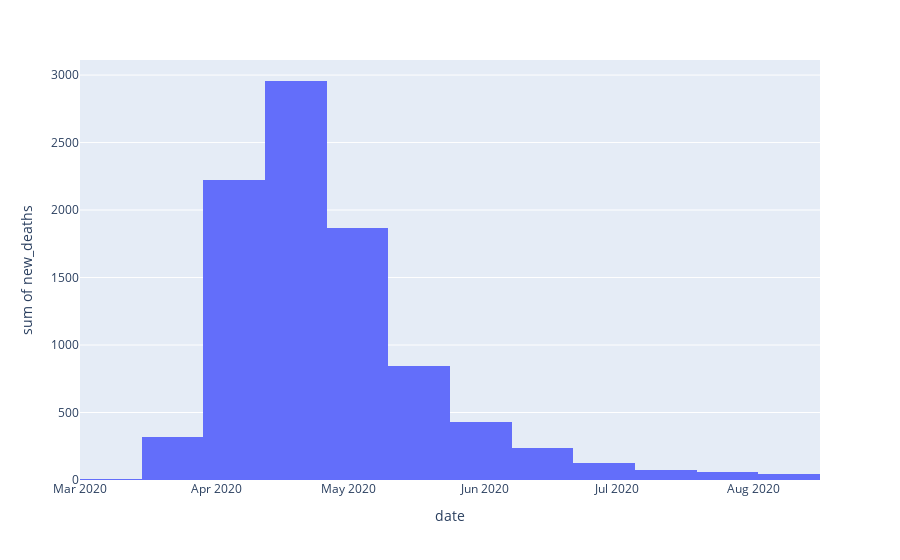

The notebook cell saved with this chart:
### Markdown cell above
3. Plot a histogram for daily deaths for any country you choose.

### Code cell
df3= df[df.location =='Germany']
fig=px.histogram(df3, x=df3.date, y=df3.new_deaths)
fig.show()

### Figure 1 — Plotly figure (JSON) as saved in the notebook; plotly's stock layout.template omitted (floating-point values rounded to 4 significant figures; data arrays with more than 128 entries replaced by an {"elided": "..."} marker saying what was removed)
{"data": [{"alignmentgroup": "True", "bingroup": "x", "histfunc": "sum", "hovertemplate": "date=%{x}<br>sum of new_deaths=%{y}<extra></extra>", "legendgroup": "", "marker": {"color": "#636efa"}, "name": "", "offsetgroup": "", "orientation": "v", "showlegend": false, "type": "histogram", "x": {"elided": "221 str values"}, "xaxis": "x", "y": {"elided": "221 int values"}, "yaxis": "y"}], "layout": {"barmode": "relative", "legend": {"tracegroupgap": 0}, "margin": {"t": 60}, "xaxis": {"anchor": "y", "domain": [0, 1], "title": {"text": "date"}}, "yaxis": {"anchor": "x", "domain": [0, 1], "title": {"text": "sum of new_deaths"}}}}
